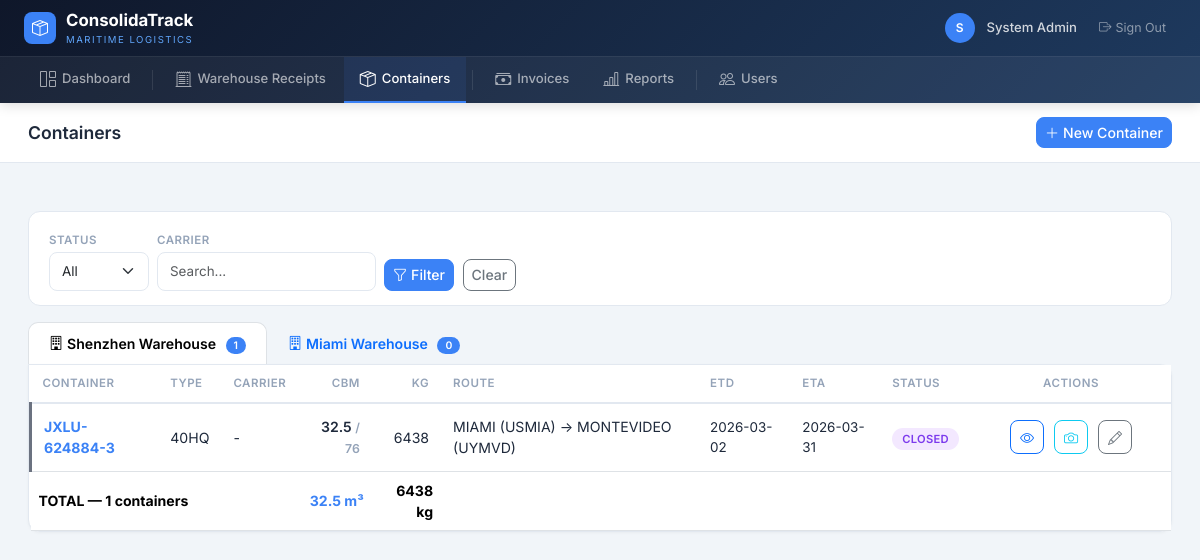
Screenshot of /containers/ (signed in) with the database file from the repository.
### app/models.py (models this page shows, shortened)
class User(UserMixin, db.Model):
    __tablename__ = "users"
    id = db.Column(db.Integer, primary_key=True)
    email = db.Column(db.String(200), unique=True, nullable=False)
    password_hash = db.Column(db.String(256), nullable=False)
    full_name = db.Column(db.String(200), nullable=False)
    is_active = db.Column(db.Boolean, default=True)
    created_at = db.Column(db.DateTime, default=_utcnow)
    roles = db.relationship("Role", secondary=user_roles, backref="users")
    def has_role(self, role_name: str) -> bool:
        return any(r.name == role_name for r in self.roles)

class Warehouse(db.Model):
    __tablename__ = "warehouses"
    id = db.Column(db.Integer, primary_key=True)
    code = db.Column(db.String(10), unique=True, nullable=False)  # SZX, MIA
    name = db.Column(db.String(100), nullable=False)
    city = db.Column(db.String(100))
    country = db.Column(db.String(100))
    is_active = db.Column(db.Boolean, default=True)
    created_at = db.Column(db.DateTime, default=_utcnow)
    warehouse_receipts = db.relationship("WarehouseReceipt", backref="warehouse", lazy="dynamic")
    containers = db.relationship("Container", backref="warehouse", lazy="dynamic")

class Container(db.Model):
    __tablename__ = "containers"
    id = db.Column(db.Integer, primary_key=True)
    warehouse_id = db.Column(db.Integer, db.ForeignKey("warehouses.id"), nullable=False)
    container_number = db.Column(db.String(20))  # may be TBD at PLANNED stage
    container_type = db.Column(db.String(10))     # 20, 40, 40HQ
    booking_number = db.Column(db.String(50))
    carrier = db.Column(db.String(100))           # shipping line / naviera
    forwarder = db.Column(db.String(100))
    pol = db.Column(db.String(100))               # Port of Loading
    pod = db.Column(db.String(100))               # Port of Discharge
    etd = db.Column(db.Date)                      # Estimated Time of Departure
    eta = db.Column(db.Date)                      # Estimated Time of Arrival
    status = db.Column(db.Enum(ContainerStatus), nullable=False, default=ContainerStatus.PLANNED)
    notes = db.Column(db.Text)
    created_at = db.Column(db.DateTime, default=_utcnow)
    updated_at = db.Column(db.DateTime, default=_utcnow, onupdate=_utcnow)
    load_lines = db.relationship("ContainerLoadLine", backref="container", lazy="dynamic",
                                  cascade="all, delete-orphan")
    events = db.relationship("ContainerEvent", backref="container", lazy="dynamic",
                              order_by="ContainerEvent.event_time")
    tracking_points = db.relationship("ContainerTrackingPoint", backref="container",
                                       lazy="dynamic", order_by="ContainerTrackingPoint.timestamp")
    freight_invoices = db.relationship("FreightInvoice", backref="container", lazy="dynamic")
    photos = db.relationship("ContainerPhoto", backref="container", lazy="dynamic",
                              cascade="all, delete-orphan", order_by="ContainerPhoto.uploaded_at.desc()")
    checklist = db.relationship("ContainerCheckItem", backref="container", lazy="dynamic",
                                 cascade="all, delete-orphan", order_by="ContainerCheckItem.sort_order")
    __table_args__ = (
        db.Index("ix_container_status", "status"),
        db.Index("ix_container_warehouse", "warehouse_id"),
    )
    @property
    def total_cbm(self):
        result = (
            db.session.query(db.func.coalesce(db.func.sum(ContainerLoadLine.cbm_loaded), 0))
            .filter(ContainerLoadLine.container_id == self.id)
            .scalar()
        )
        return Decimal(str(result))
    @property
    def total_kg(self):
        result = (
            db.session.query(db.func.coalesce(db.func.sum(ContainerLoadLine.kg_loaded), 0))
            .filter(ContainerLoadLine.container_id == self.id)
            .scalar()
        )
        return Decimal(str(result))
    @property
    def is_editable(self) -> bool:
        return self.status in (ContainerStatus.PLANNED, ContainerStatus.LOADING)
    VALID_TRANSITIONS = {
        ContainerStatus.PLANNED: [ContainerStatus.LOADING],
        ContainerStatus.LOADING: [ContainerStatus.CLOSED],
        ContainerStatus.CLOSED: [ContainerStatus.SHIPPED],
        ContainerStatus.SHIPPED: [ContainerStatus.ARRIVED],
        ContainerStatus.ARRIVED: [ContainerStatus.UNLOADED],
    }

### app/blueprints/containers/__init__.py (the view)
@containers_bp.route("/")
@login_required
def container_list():
    query = Container.query
    status = request.args.get("status")
    cust_filter = request.args.get("carrier")
    date_from = request.args.get("date_from")
    date_to = request.args.get("date_to")
    if status:
        query = query.filter_by(status=ContainerStatus(status))
    if cust_filter:
        query = query.filter(Container.carrier.ilike(f"%{cust_filter}%"))
    containers = query.order_by(Container.updated_at.desc()).all()
    warehouses = Warehouse.query.filter_by(is_active=True).all()
    from collections import OrderedDict
    containers_by_wh = OrderedDict()
    for wh in warehouses:
        containers_by_wh[wh.code] = {
            "warehouse": wh,
            "containers": [c for c in containers if c.warehouse_id == wh.id],
        }
    fwd_rows = db.session.query(Container.forwarder).filter(
        Container.forwarder.isnot(None)
    ).distinct().all()
    forwarders = sorted(set(r[0] for r in fwd_rows if r[0]))
    return render_template(
        "containers/list.html",
        containers_by_wh=containers_by_wh,
        warehouses=warehouses,
        forwarders=forwarders,
        filters=request.args,
    )

### app/templates/containers/list.html (shortened to what this page needs)
{% extends "base.html" %}
{% block page_title %}Containers{% endblock %}
{% block topbar_actions %}
<button class="btn btn-primary btn-sm" data-bs-toggle="modal" data-bs-target="#modalNewContainer"><i class="bi bi-plus-lg me-1"></i>New Container</button>
{% endblock %}
{% block content %}
<div class="cnt-filters">
  <form method="get" class="row g-2 align-items-end">
    <div class="col-auto">
      <label class="form-label">Status</label>
      <select name="status" class="form-select form-select-sm">
        <option value="">All</option>
      </select>
    </div>
    <div class="col-auto">
      <label class="form-label">Carrier</label>
      <input type="text" name="carrier" class="form-control form-control-sm" value="{{ filters.get('carrier', '') }}" placeholder="Search...">
    </div>
    <div class="col-auto">
      <button class="btn btn-sm btn-primary"><i class="bi bi-funnel me-1"></i>Filter</button>
      <a href="{{ url_for('containers.container_list') }}" class="btn btn-sm btn-outline-secondary ms-1">Clear</a>
    </div>
  </form>
</div>
<ul class="nav nav-tabs mb-0" role="tablist" style="border-bottom:none">
  {% for code, data in containers_by_wh.items() %}
  <li class="nav-item" role="presentation">
    <button class="nav-link {% if loop.first %}active{% endif %}" data-bs-toggle="tab" data-bs-target="#cntTab-{{ code }}" type="button" role="tab"
            style="font-weight:600;font-size:.88rem;border-radius:10px 10px 0 0;padding:10px 20px">
      <i class="bi bi-building me-1"></i>{{ data.warehouse.name }}
      <span style="background:var(--accent);color:#fff;font-size:.65rem;padding:2px 8px;border-radius:10px;margin-left:6px">{{ data.containers|length }}</span>
    </button>
  </li>
  {% endfor %}
</ul>
<div class="tab-content">
{% for code, data in containers_by_wh.items() %}
<div class="tab-pane fade {% if loop.first %}show active{% endif %}" id="cntTab-{{ code }}" role="tabpanel">
  <div class="card" style="border-top-left-radius:0">
    <div class="card-body p-0">
      <div class="table-responsive">
        <table class="table table-hover mb-0">
          <thead><tr>
            <th>Container</th><th>Type</th><th>Carrier</th>
            <th class="text-end">CBM</th><th class="text-end">KG</th>
            <th>Route</th><th>ETD</th><th>ETA</th>
            <th>Status</th><th class="text-center" style="width:200px">Actions</th>
          </tr></thead>
          <tbody>
            {% for c in data.containers %}
            {% set max_cbm = 33 if c.container_type == '20' else (76 if c.container_type == '40HQ' else 67) %}
            {% set pct = ((c.total_cbm|float / max_cbm) * 100) if max_cbm > 0 else 0 %}
            {% set pct = [pct, 100]|min %}
            <tr class="row-{{ c.status.value|lower }}">
              <td><strong style="color:var(--accent)">{{ c.container_number or 'TBD' }}</strong></td>
              <td>{{ c.container_type or '-' }}</td>
              <td>{{ c.carrier or '-' }}</td>
              <td class="text-end fw-semibold">{{ "%.1f"|format(c.total_cbm|float) }} <small style="color:var(--text-3)">/ {{ max_cbm }}</small></td>
              <td class="text-end">{{ "%.0f"|format(c.total_kg|float) }}</td>
              <td>{{ c.pol or '?' }} → {{ c.pod or '?' }}</td>
              <td style="font-size:.84rem">{{ c.etd or '-' }}</td>
              <td style="font-size:.84rem">{{ c.eta or '-' }}</td>
              <td><span class="badge-status badge-{{ c.status.value|lower }}">{{ c.status.value }}</span></td>
              <td>
                <div class="actions-cell">
                  <button class="btn btn-sm btn-outline-primary" data-bs-toggle="modal" data-bs-target="#cntListModal{{ c.id }}" title="View"><i class="bi bi-eye"></i></button>
                  <button class="btn btn-sm btn-outline-info" data-bs-toggle="modal" data-bs-target="#galleryModal{{ c.id }}" title="Gallery{% if c.photos.count() > 0 %} ({{ c.photos.count() }}){% endif %}"><i class="bi bi-camera"></i></button>
                  {% if c.status.value not in ('ARRIVED', 'UNLOADED') %}
                  <button class="btn btn-sm btn-outline-secondary" data-bs-toggle="modal" data-bs-target="#cntListModal{{ c.id }}" onclick="setTimeout(function(){toggleMode('cntL{{ c.id }}','edit',null)},200)" title="Edit"><i class="bi bi-pencil"></i></button>
                  {% endif %}
                </div>
              </td>
            </tr>
            {% else %}
            <tr><td colspan="10" class="empty-state py-4">
              <i class="bi bi-box-seam"></i>
              <div style="font-weight:600;color:var(--text-2)">No containers in {{ data.warehouse.name }}</div>
            </td></tr>
            {% endfor %}
          </tbody>
          {% if data.containers %}
          <tfoot>
            {% set ns = namespace(total_cbm=0, total_kg=0) %}
            {% for c in data.containers %}
              {% set ns.total_cbm = ns.total_cbm + c.total_cbm|float %}
              {% set ns.total_kg = ns.total_kg + c.total_kg|float %}
            {% endfor %}
            <tr style="background:#f8fafc;font-weight:700">
              <td colspan="3">TOTAL — {{ data.containers|length }} containers</td>
              <td class="text-end" style="color:var(--accent)">{{ "%.1f"|format(ns.total_cbm) }} m³</td>
              <td class="text-end">{{ "%.0f"|format(ns.total_kg) }} kg</td>
              <td colspan="5"></td>
            </tr>
          </tfoot>
          {% endif %}
        </table>
      </div>
    </div>
  </div>
</div>
{% endfor %}
</div>
{% endblock %}

### app/templates/base.html (shortened to what this page needs)
<!DOCTYPE html>
<html lang="en">
<head>
  <link href="https://cdn.jsdelivr.net/npm/bootstrap@5.3.3/dist/css/bootstrap.min.css" rel="stylesheet">
  <link href="https://cdn.jsdelivr.net/npm/bootstrap-icons@1.11.3/font/bootstrap-icons.min.css" rel="stylesheet">
</head>
<body>
  {% if current_user.is_authenticated %}
  <nav class="main-navbar">
    <div class="navbar-top">
      <div style="display:flex;align-items:center;gap:16px">
        <a href="{{ url_for('dashboard') }}" class="navbar-brand-area">
          <div class="logo-icon"><i class="bi bi-box-seam"></i></div>
          <div>
            <div class="brand-name">ConsolidaTrack</div>
            <div class="brand-sub">Maritime Logistics</div>
          </div>
        </a>
      </div>
      <div class="navbar-user">
        <div class="user-avatar">{{ current_user.full_name[0] }}</div>
        <span class="user-name">{{ current_user.full_name }}</span>
        <a href="{{ url_for('auth.logout') }}" class="btn-logout"><i class="bi bi-box-arrow-right me-1"></i>Sign Out</a>
      </div>
    </div>
    <div class="nav-links-bar" id="navLinks">
      <a href="{{ url_for('dashboard') }}" class="nav-link-item {% if request.endpoint == 'dashboard' %}active{% endif %}">
        <i class="bi bi-grid-1x2"></i> Dashboard
      </a>
      <a href="{{ url_for('wr.wr_list') }}" class="nav-link-item {% if request.blueprint == 'wr' %}active{% endif %}">
        <i class="bi bi-receipt-cutoff"></i> Warehouse Receipts
      </a>
      <a href="{{ url_for('containers.container_list') }}" class="nav-link-item {% if request.blueprint == 'containers' %}active{% endif %}">
        <i class="bi bi-box-seam"></i> Containers
      </a>
      <a href="{{ url_for('finance.invoice_list') }}" class="nav-link-item {% if request.blueprint == 'finance' %}active{% endif %}">
        <i class="bi bi-cash-stack"></i> Invoices
      </a>
      <a href="{{ url_for('reports.report_index') }}" class="nav-link-item {% if request.blueprint == 'reports' %}active{% endif %}">
        <i class="bi bi-bar-chart-line"></i> Reports
      </a>
      {% if current_user.has_role('admin') %}
      <a href="{{ url_for('auth.user_list') }}" class="nav-link-item {% if request.blueprint == 'auth' and request.endpoint != 'auth.login' %}active{% endif %}">
        <i class="bi bi-people"></i> Users
      </a>
      {% endif %}
    </div>
  </nav>
  <div class="page-header">
    <h1 class="page-title">{% block page_title %}{% endblock %}</h1>
    <div style="display:flex;align-items:center;gap:10px">{% block topbar_actions %}{% endblock %}</div>
  </div>
  <div class="content-area pb-0">
  </div>
  <div class="content-area">{% block content %}{% endblock %}</div>
  {% else %}
  <div style="min-height:100vh;background:linear-gradient(135deg,#0f172a,#1e3a5f);display:flex;align-items:center;justify-content:center">
    {% block content_unauth %}{% endblock %}
  </div>
  {% endif %}
</body>
</html>

### rows the page displays
User: full_name "S", full_name "System Admin"
Warehouse: warehouse.name "Shenzhen Warehouse", containers|length "1", total_cbm "32.5", total_kg "6438"
Warehouse: warehouse.name "Miami Warehouse", containers|length "0"
Container: container_number "JXLU-624884-3", container_type "40HQ", carrier "-", total_cbm "32.5", max_cbm "76", total_kg "6438", pol "MIAMI (USMIA)", pod "MONTEVIDEO (UYMVD)", etd "2026-03-02", eta "2026-03-31", status.value "CLOSED"
